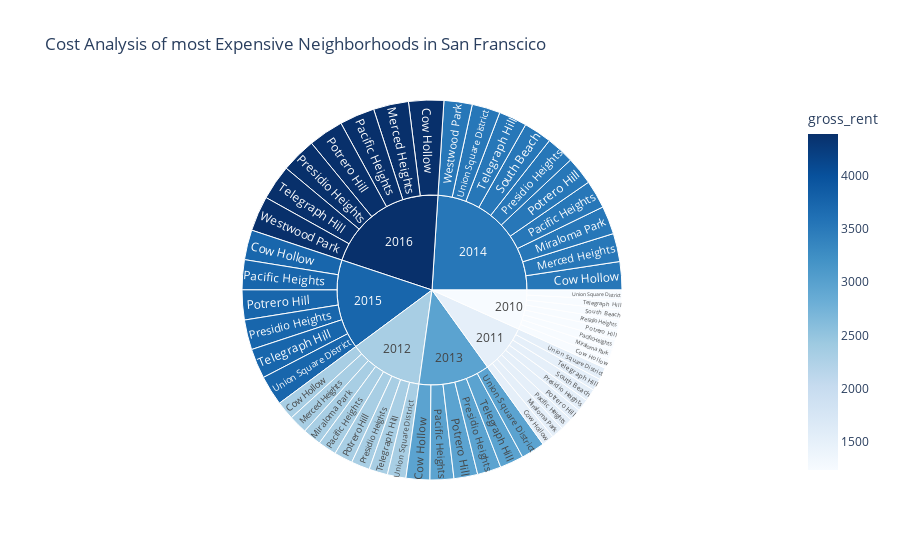

Notebook source saved alongside this figure:
### Code cell
sunburst()

### Figure 1 — Plotly figure (JSON) as saved in the notebook; plotly's stock layout.template omitted (floating-point values rounded to 4 significant figures)
{"data": [{"branchvalues": "total", "customdata": [[1239], [1530], [2324], [2971], [3528], [3739], [4390], [2324], [3528], [4390], [1239], [1530], [2324], [3528], [1239], [1530], [2324], [2971], [3528], [3739], [4390], [1239], [1530], [2324], [2971], [3528], [3739], [4390], [1239], [1530], [2324], [2971], [3528], [3739], [4390], [1239], [1530], [3528], [1239], [1530], [2324], [2971], [3528], [3739], [4390], [1239], [1530], [2324], [2971], [3528], [3739], [3528], [4390], [1239], [1530], [2324], [2971], [3528], [3739], [4390]], "domain": {"x": [0, 1], "y": [0, 1]}, "hovertemplate": "labels=%{label}<br>gross_rent_sum=%{value}<br>parent=%{parent}<br>id=%{id}<br>gross_rent=%{color}<extra></extra>", "ids": ["2010/Cow Hollow", "2011/Cow Hollow", "2012/Cow Hollow", "2013/Cow Hollow", "2014/Cow Hollow", "2015/Cow Hollow", "2016/Cow Hollow", "2012/Merced Heights", "2014/Merced Heights", "2016/Merced Heights", "2010/Miraloma Park", "2011/Miraloma Park", "2012/Miraloma Park", "2014/Miraloma Park", "2010/Pacific Heights", "2011/Pacific Heights", "2012/Pacific Heights", "2013/Pacific Heights", "2014/Pacific Heights", "2015/Pacific Heights", "2016/Pacific Heights", "2010/Potrero Hill", "2011/Potrero Hill", "2012/Potrero Hill", "2013/Potrero Hill", "2014/Potrero Hill", "2015/Potrero Hill", "2016/Potrero Hill", "2010/Presidio Heights", "2011/Presidio Heights", "2012/Presidio Heights", "2013/Presidio Heights", "2014/Presidio Heights", "2015/Presidio Heights", "2016/Presidio Heights", "2010/South Beach", "2011/South Beach", "2014/South Beach", "2010/Telegraph Hill", "2011/Telegraph Hill", "2012/Telegraph Hill", "2013/Telegraph Hill", "2014/Telegraph Hill", "2015/Telegraph Hill", "2016/Telegraph Hill", "2010/Union Square District", "2011/Union Square District", "2012/Union Square District", "2013/Union Square District", "2014/Union Square District", "2015/Union Square District", "2014/Westwood Park", "2016/Westwood Park", "2010", "2011", "2012", "2013", "2014", "2015", "2016"], "labels": ["Cow Hollow", "Cow Hollow", "Cow Hollow", "Cow Hollow", "Cow Hollow", "Cow Hollow", "Cow Hollow", "Merced Heights", "Merced Heights", "Merced Heights", "Miraloma Park", "Miraloma Park", "Miraloma Park", "Miraloma Park", "Pacific Heights", "Pacific Heights", "Pacific Heights", "Pacific Heights", "Pacific Heights", "Pacific Heights", "Pacific Heights", "Potrero Hill", "Potrero Hill", "Potrero Hill", "Potrero Hill", "Potrero Hill", "Potrero Hill", "Potrero Hill", "Presidio Heights", "Presidio Heights", "Presidio Heights", "Presidio Heights", "Presidio Heights", "Presidio Heights", "Presidio Heights", "South Beach", "South Beach", "South Beach", "Telegraph Hill", "Telegraph Hill", "Telegraph Hill", "Telegraph Hill", "Telegraph Hill", "Telegraph Hill", "Telegraph Hill", "Union Square District", "Union Square District", "Union Square District", "Union Square District", "Union Square District", "Union Square District", "Westwood Park", "Westwood Park", "2010", "2011", "2012", "2013", "2014", "2015", "2016"], "marker": {"coloraxis": "coloraxis", "colors": [1239, 1530, 2324, 2971, 3528, 3739, 4390, 2324, 3528, 4390, 1239, 1530, 2324, 3528, 1239, 1530, 2324, 2971, 3528, 3739, 4390, 1239, 1530, 2324, 2971, 3528, 3739, 4390, 1239, 1530, 2324, 2971, 3528, 3739, 4390, 1239, 1530, 3528, 1239, 1530, 2324, 2971, 3528, 3739, 4390, 1239, 1530, 2324, 2971, 3528, 3739, 3528, 4390, 1239, 1530, 2324, 2971, 3528, 3739, 4390]}, "name": "", "parents": ["2010", "2011", "2012", "2013", "2014", "2015", "2016", "2012", "2014", "2016", "2010", "2011", "2012", "2014", "2010", "2011", "2012", "2013", "2014", "2015", "2016", "2010", "2011", "2012", "2013", "2014", "2015", "2016", "2010", "2011", "2012", "2013", "2014", "2015", "2016", "2010", "2011", "2014", "2010", "2011", "2012", "2013", "2014", "2015", "2016", "2010", "2011", "2012", "2013", "2014", "2015", "2014", "2016", "", "", "", "", "", "", ""], "type": "sunburst", "values": [1239, 1530, 2324, 2971, 3528, 3739, 4390, 2324, 3528, 4390, 1239, 1530, 2324, 3528, 1239, 1530, 2324, 2971, 3528, 3739, 4390, 1239, 1530, 2324, 2971, 3528, 3739, 4390, 1239, 1530, 2324, 2971, 3528, 3739, 4390, 1239, 1530, 3528, 1239, 1530, 2324, 2971, 3528, 3739, 4390, 1239, 1530, 2324, 2971, 3528, 3739, 3528, 4390, 9912, 12240, 18592, 17826, 35280, 22434, 30730]}], "layout": {"autosize": true, "coloraxis": {"colorbar": {"title": {"text": "gross_rent"}}, "colorscale": [[0, "rgb(247,251,255)"], [0.125, "rgb(222,235,247)"], [0.25, "rgb(198,219,239)"], [0.375, "rgb(158,202,225)"], [0.5, "rgb(107,174,214)"], [0.625, "rgb(66,146,198)"], [0.75, "rgb(33,113,181)"], [0.875, "rgb(8,81,156)"], [1, "rgb(8,48,107)"]]}, "legend": {"tracegroupgap": 0}, "title": {"text": "Cost Analysis of most Expensive Neighborhoods in San Franscico"}}}
